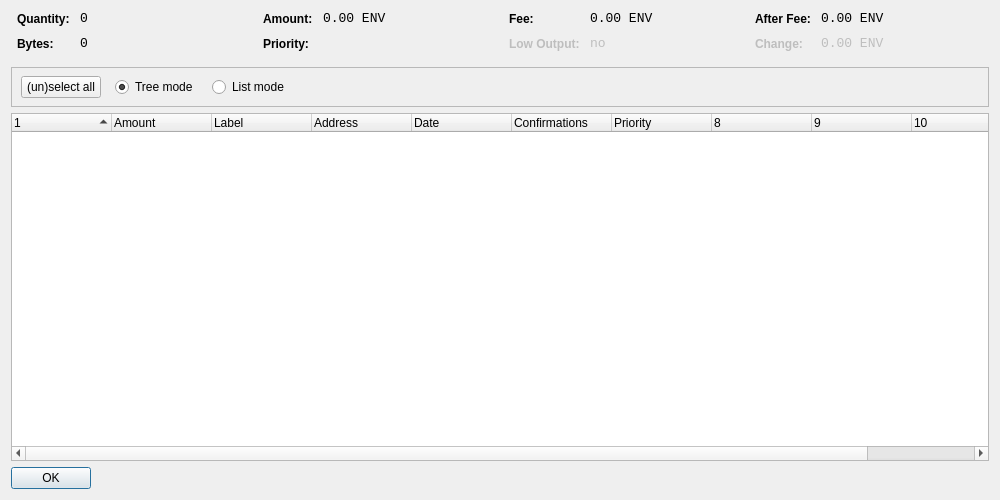
<?xml version="1.0" encoding="UTF-8"?>
<ui version="4.0">
 <class>CoinControlDialog</class>
 <widget class="QDialog" name="CoinControlDialog">
  <property name="geometry">
   <rect>
    <x>0</x>
    <y>0</y>
    <width>1000</width>
    <height>500</height>
   </rect>
  </property>
  <property name="windowTitle">
   <string>Coin Control</string>
  </property>
  <layout class="QVBoxLayout" name="verticalLayout">
   <item>
    <layout class="QHBoxLayout" name="horizontalLayoutTop" stretch="0,0,0,0">
     <property name="topMargin">
      <number>0</number>
     </property>
     <property name="bottomMargin">
      <number>10</number>
     </property>
     <item>
      <layout class="QFormLayout" name="formLayoutCoinControl1">
       <property name="horizontalSpacing">
        <number>10</number>
       </property>
       <property name="verticalSpacing">
        <number>10</number>
       </property>
       <property name="leftMargin">
        <number>6</number>
       </property>
       <property name="rightMargin">
        <number>6</number>
       </property>
       <item row="0" column="0">
        <widget class="QLabel" name="labelCoinControlQuantityText">
         <property name="styleSheet">
          <string notr="true">font-weight:bold;</string>
         </property>
         <property name="text">
          <string>Quantity:</string>
         </property>
        </widget>
       </item>
       <item row="0" column="1">
        <widget class="QLabel" name="labelCoinControlQuantity">
         <property name="font">
          <font>
           <family>Monospace</family>
           <pointsize>10</pointsize>
          </font>
         </property>
         <property name="cursor">
          <cursorShape>IBeamCursor</cursorShape>
         </property>
         <property name="contextMenuPolicy">
          <enum>Qt::ActionsContextMenu</enum>
         </property>
         <property name="text">
          <string notr="true">0</string>
         </property>
         <property name="textInteractionFlags">
          <set>Qt::LinksAccessibleByMouse|Qt::TextSelectableByKeyboard|Qt::TextSelectableByMouse</set>
         </property>
        </widget>
       </item>
       <item row="1" column="0">
        <widget class="QLabel" name="labelCoinControlBytesText">
         <property name="styleSheet">
          <string notr="true">font-weight:bold;</string>
         </property>
         <property name="text">
          <string>Bytes:</string>
         </property>
        </widget>
       </item>
       <item row="1" column="1">
        <widget class="QLabel" name="labelCoinControlBytes">
         <property name="font">
          <font>
           <family>Monospace</family>
           <pointsize>10</pointsize>
          </font>
         </property>
         <property name="cursor">
          <cursorShape>IBeamCursor</cursorShape>
         </property>
         <property name="contextMenuPolicy">
          <enum>Qt::ActionsContextMenu</enum>
         </property>
         <property name="text">
          <string notr="true">0</string>
         </property>
         <property name="textInteractionFlags">
          <set>Qt::LinksAccessibleByMouse|Qt::TextSelectableByKeyboard|Qt::TextSelectableByMouse</set>
         </property>
        </widget>
       </item>
      </layout>
     </item>
     <item>
      <layout class="QFormLayout" name="formLayoutCoinControl2">
       <property name="horizontalSpacing">
        <number>10</number>
       </property>
       <property name="verticalSpacing">
        <number>10</number>
       </property>
       <property name="leftMargin">
        <number>6</number>
       </property>
       <property name="rightMargin">
        <number>6</number>
       </property>
       <item row="0" column="0">
        <widget class="QLabel" name="labelCoinControlAmountText">
         <property name="styleSheet">
          <string notr="true">font-weight:bold;</string>
         </property>
         <property name="text">
          <string>Amount:</string>
         </property>
        </widget>
       </item>
       <item row="0" column="1">
        <widget class="QLabel" name="labelCoinControlAmount">
         <property name="font">
          <font>
           <family>Monospace</family>
           <pointsize>10</pointsize>
          </font>
         </property>
         <property name="cursor">
          <cursorShape>IBeamCursor</cursorShape>
         </property>
         <property name="contextMenuPolicy">
          <enum>Qt::ActionsContextMenu</enum>
         </property>
         <property name="text">
          <string notr="true">0.00 ENV</string>
         </property>
         <property name="textInteractionFlags">
          <set>Qt::LinksAccessibleByMouse|Qt::TextSelectableByKeyboard|Qt::TextSelectableByMouse</set>
         </property>
        </widget>
       </item>
       <item row="1" column="0">
        <widget class="QLabel" name="labelCoinControlPriorityText">
         <property name="styleSheet">
          <string notr="true">font-weight:bold;</string>
         </property>
         <property name="text">
          <string>Priority:</string>
         </property>
        </widget>
       </item>
       <item row="1" column="1">
        <widget class="QLabel" name="labelCoinControlPriority">
         <property name="font">
          <font>
           <family>Monospace</family>
           <pointsize>10</pointsize>
          </font>
         </property>
         <property name="cursor">
          <cursorShape>IBeamCursor</cursorShape>
         </property>
         <property name="contextMenuPolicy">
          <enum>Qt::ActionsContextMenu</enum>
         </property>
         <property name="text">
          <string/>
         </property>
         <property name="textInteractionFlags">
          <set>Qt::LinksAccessibleByMouse|Qt::TextSelectableByKeyboard|Qt::TextSelectableByMouse</set>
         </property>
        </widget>
       </item>
      </layout>
     </item>
     <item>
      <layout class="QFormLayout" name="formLayoutCoinControl3">
       <property name="horizontalSpacing">
        <number>10</number>
       </property>
       <property name="verticalSpacing">
        <number>10</number>
       </property>
       <property name="leftMargin">
        <number>6</number>
       </property>
       <property name="rightMargin">
        <number>6</number>
       </property>
       <item row="0" column="0">
        <widget class="QLabel" name="labelCoinControlFeeText">
         <property name="styleSheet">
          <string notr="true">font-weight:bold;</string>
         </property>
         <property name="text">
          <string>Fee:</string>
         </property>
        </widget>
       </item>
       <item row="0" column="1">
        <widget class="QLabel" name="labelCoinControlFee">
         <property name="font">
          <font>
           <family>Monospace</family>
           <pointsize>10</pointsize>
          </font>
         </property>
         <property name="cursor">
          <cursorShape>IBeamCursor</cursorShape>
         </property>
         <property name="contextMenuPolicy">
          <enum>Qt::ActionsContextMenu</enum>
         </property>
         <property name="text">
          <string notr="true">0.00 ENV</string>
         </property>
         <property name="textInteractionFlags">
          <set>Qt::LinksAccessibleByMouse|Qt::TextSelectableByKeyboard|Qt::TextSelectableByMouse</set>
         </property>
        </widget>
       </item>
       <item row="1" column="0">
        <widget class="QLabel" name="labelCoinControlLowOutputText">
         <property name="enabled">
          <bool>false</bool>
         </property>
         <property name="styleSheet">
          <string notr="true">font-weight:bold;</string>
         </property>
         <property name="text">
          <string>Low Output:</string>
         </property>
        </widget>
       </item>
       <item row="1" column="1">
        <widget class="QLabel" name="labelCoinControlLowOutput">
         <property name="enabled">
          <bool>false</bool>
         </property>
         <property name="font">
          <font>
           <family>Monospace</family>
           <pointsize>10</pointsize>
          </font>
         </property>
         <property name="cursor">
          <cursorShape>IBeamCursor</cursorShape>
         </property>
         <property name="contextMenuPolicy">
          <enum>Qt::ActionsContextMenu</enum>
         </property>
         <property name="text">
          <string notr="true">no</string>
         </property>
         <property name="textInteractionFlags">
          <set>Qt::LinksAccessibleByMouse|Qt::TextSelectableByKeyboard|Qt::TextSelectableByMouse</set>
         </property>
        </widget>
       </item>
      </layout>
     </item>
     <item>
      <layout class="QFormLayout" name="formLayoutCoinControl4">
       <property name="horizontalSpacing">
        <number>10</number>
       </property>
       <property name="verticalSpacing">
        <number>10</number>
       </property>
       <property name="leftMargin">
        <number>6</number>
       </property>
       <property name="rightMargin">
        <number>6</number>
       </property>
       <item row="0" column="0">
        <widget class="QLabel" name="labelCoinControlAfterFeeText">
         <property name="styleSheet">
          <string notr="true">font-weight:bold;</string>
         </property>
         <property name="text">
          <string>After Fee:</string>
         </property>
        </widget>
       </item>
       <item row="0" column="1">
        <widget class="QLabel" name="labelCoinControlAfterFee">
         <property name="font">
          <font>
           <family>Monospace</family>
           <pointsize>10</pointsize>
          </font>
         </property>
         <property name="cursor">
          <cursorShape>IBeamCursor</cursorShape>
         </property>
         <property name="contextMenuPolicy">
          <enum>Qt::ActionsContextMenu</enum>
         </property>
         <property name="text">
          <string notr="true">0.00 ENV</string>
         </property>
         <property name="textInteractionFlags">
          <set>Qt::LinksAccessibleByMouse|Qt::TextSelectableByKeyboard|Qt::TextSelectableByMouse</set>
         </property>
        </widget>
       </item>
       <item row="1" column="0">
        <widget class="QLabel" name="labelCoinControlChangeText">
         <property name="enabled">
          <bool>false</bool>
         </property>
         <property name="styleSheet">
          <string notr="true">font-weight:bold;</string>
         </property>
         <property name="text">
          <string>Change:</string>
         </property>
        </widget>
       </item>
       <item row="1" column="1">
        <widget class="QLabel" name="labelCoinControlChange">
         <property name="enabled">
          <bool>false</bool>
         </property>
         <property name="font">
          <font>
           <family>Monospace</family>
           <pointsize>10</pointsize>
          </font>
         </property>
         <property name="cursor">
          <cursorShape>IBeamCursor</cursorShape>
         </property>
         <property name="contextMenuPolicy">
          <enum>Qt::ActionsContextMenu</enum>
         </property>
         <property name="text">
          <string notr="true">0.00 ENV</string>
         </property>
         <property name="textInteractionFlags">
          <set>Qt::LinksAccessibleByMouse|Qt::TextSelectableByKeyboard|Qt::TextSelectableByMouse</set>
         </property>
        </widget>
       </item>
      </layout>
     </item>
    </layout>
   </item>
   <item>
    <widget class="QFrame" name="frame">
     <property name="minimumSize">
      <size>
       <width>0</width>
       <height>40</height>
      </size>
     </property>
     <property name="frameShape">
      <enum>QFrame::StyledPanel</enum>
     </property>
     <property name="frameShadow">
      <enum>QFrame::Sunken</enum>
     </property>
     <widget class="QWidget" name="horizontalLayoutWidget">
      <property name="geometry">
       <rect>
        <x>10</x>
        <y>0</y>
        <width>781</width>
        <height>41</height>
       </rect>
      </property>
      <layout class="QHBoxLayout" name="horizontalLayoutPanel" stretch="0,0,0,0,0">
       <property name="spacing">
        <number>14</number>
       </property>
       <item>
        <widget class="QPushButton" name="pushButtonSelectAll">
         <property name="sizePolicy">
          <sizepolicy hsizetype="Maximum" vsizetype="Fixed">
           <horstretch>0</horstretch>
           <verstretch>0</verstretch>
          </sizepolicy>
         </property>
         <property name="text">
          <string>(un)select all</string>
         </property>
        </widget>
       </item>
       <item>
        <widget class="QRadioButton" name="radioTreeMode">
         <property name="sizePolicy">
          <sizepolicy hsizetype="Maximum" vsizetype="Fixed">
           <horstretch>0</horstretch>
           <verstretch>0</verstretch>
          </sizepolicy>
         </property>
         <property name="text">
          <string>Tree mode</string>
         </property>
         <property name="checked">
          <bool>true</bool>
         </property>
        </widget>
       </item>
       <item>
        <widget class="QRadioButton" name="radioListMode">
         <property name="sizePolicy">
          <sizepolicy hsizetype="Maximum" vsizetype="Fixed">
           <horstretch>0</horstretch>
           <verstretch>0</verstretch>
          </sizepolicy>
         </property>
         <property name="text">
          <string>List mode</string>
         </property>
        </widget>
       </item>
       <item>
        <spacer name="horizontalSpacer">
         <property name="orientation">
          <enum>Qt::Horizontal</enum>
         </property>
         <property name="sizeHint" stdset="0">
          <size>
           <width>40</width>
           <height>20</height>
          </size>
         </property>
        </spacer>
       </item>
      </layout>
     </widget>
    </widget>
   </item>
   <item>
    <widget class="CoinControlTreeWidget" name="treeWidget">
     <property name="contextMenuPolicy">
      <enum>Qt::CustomContextMenu</enum>
     </property>
     <property name="sortingEnabled">
      <bool>false</bool>
     </property>
     <property name="columnCount">
      <number>11</number>
     </property>
     <attribute name="headerShowSortIndicator" stdset="0">
      <bool>true</bool>
     </attribute>
     <attribute name="headerStretchLastSection">
      <bool>false</bool>
     </attribute>
     <column>
      <property name="text">
       <string/>
      </property>
     </column>
     <column>
      <property name="text">
       <string>Amount</string>
      </property>
     </column>
     <column>
      <property name="text">
       <string>Label</string>
      </property>
     </column>
     <column>
      <property name="text">
       <string>Address</string>
      </property>
     </column>
     <column>
      <property name="text">
       <string>Date</string>
      </property>
     </column>
     <column>
      <property name="text">
       <string>Confirmations</string>
      </property>
      <property name="toolTip">
       <string>Confirmed</string>
      </property>
     </column>
     <column>
      <property name="text">
       <string>Priority</string>
      </property>
     </column>
     <column>
      <property name="text">
       <string/>
      </property>
     </column>
     <column>
      <property name="text">
       <string/>
      </property>
     </column>
     <column>
      <property name="text">
       <string/>
      </property>
     </column>
     <column>
      <property name="text">
       <string/>
      </property>
     </column>
    </widget>
   </item>
   <item>
    <widget class="QDialogButtonBox" name="buttonBox">
     <property name="sizePolicy">
      <sizepolicy hsizetype="Maximum" vsizetype="Fixed">
       <horstretch>0</horstretch>
       <verstretch>0</verstretch>
      </sizepolicy>
     </property>
     <property name="orientation">
      <enum>Qt::Horizontal</enum>
     </property>
     <property name="standardButtons">
      <set>QDialogButtonBox::Ok</set>
     </property>
    </widget>
   </item>
  </layout>
 </widget>
 <customwidgets>
  <customwidget>
   <class>CoinControlTreeWidget</class>
   <extends>QTreeWidget</extends>
   <header>coincontroltreewidget.h</header>
  </customwidget>
 </customwidgets>
 <resources/>
 <connections/>
</ui>
